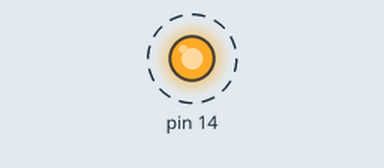
This sketch was run on a simulated Arduino Uno, built with avr-gcc and run on an emulated ATmega328P. On the bench: output pins drawn as LEDs (lit = HIGH). Dashed ring = blinking. What the sketch prints to the serial monitor is not drawn.

Above: at 0.02 s.
Timing chart, 0 to 3.0 s (numbered marks = the images above):
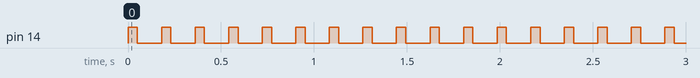

Measured:
- by itself, pin 14: alternates HIGH for 0.05 s and LOW for 0.13 s

The sketch:

LED.ino
```cpp
#include <Arduino.h>

const int GREEN_LED = 14;
const int YELLOW_LED = 26;
const int RED_LED = 21;

struct Led {
  int pin;
  const char* color;
};

Led leds[] = {
  {GREEN_LED, "Green"},
  {YELLOW_LED, "Yellow"},
  {RED_LED, "Red"}
};

void setup() {
  Serial.begin(9600);
  for (auto& led : leds) {
    pinMode(led.pin, OUTPUT);
  }
}

void onOffLed(const Led& led) {
  Serial.print("LED -> ");
  Serial.println(led.color);
  digitalWrite(led.pin, HIGH);
  delay(50);
  digitalWrite(led.pin, LOW);
}

void loop() {
  for (auto& led : leds) {
    onOffLed(led);
    delay(10);
  }
}
```
